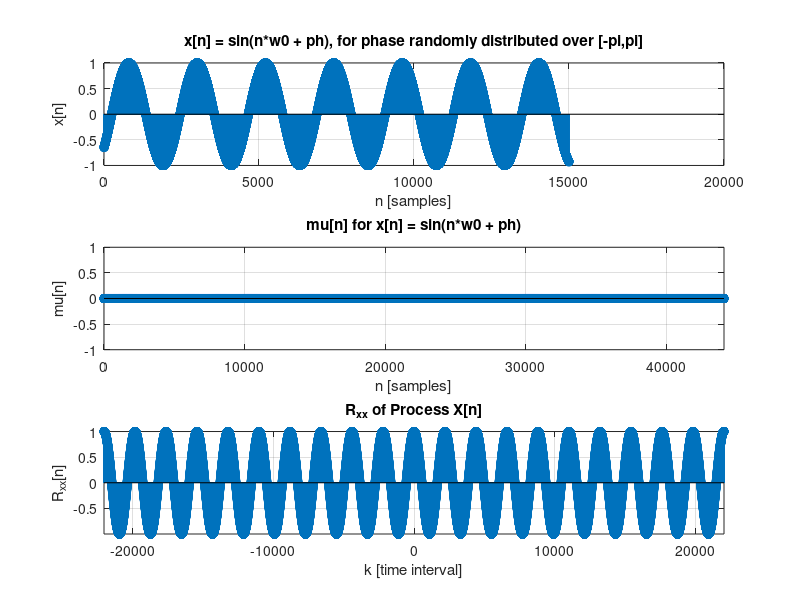

Recreate this plot in MATLAB.
phase = pi*(-1 + 2*rand(1,1)); % uniformly distributed vals in range [-pi, pi]

fs = 44100; T = 1; N = fs*T; Nphase = 10000; t = (0:N-1)*(1/fs); phaseAxis = linspace(-pi,pi,Nphase);
f0 = 20; w0 = 2*pi*f0; n_ = (0:N-1); m_ = (0:2*N-1);
xt =@(n,ph) sin((n/fs).*w0 + ph);
mu_x = [];
for k = (n_ + 1)
    mu_x = [mu_x; mean(xt(k,phaseAxis))]; 
    % (1/(2*pi))*sum(xt(k,phaseAxis))]; <-- why it doesn't work ?
end
subplot(311); stem(n_(1:15000), xt(n_(1:15000),phase)); grid on; title("x[n] = sin(n*w0 + ph), for phase randomly distributed over [-{\pi},{\pi}]");
xlabel("n [samples]"); ylabel("x[n]");
subplot(312);stem(n_,mu_x); axis([0 N-1 -1 1]); grid on; title("{\mu}[n] for x[n] = sin(n*w0 + ph)");
xlabel("n [samples]"); ylabel("{\mu}[n]");

r_xt = (2/N)*xcorr(xt(n_,phase),xt(m_,phase));
subplot(313);stem([-N/2:N/2-1],r_xt(N:2*N-1)); grid on; title("R_x_x of Process X[n]"); xlabel("k [time interval]"); ylabel("R_x_x[n]"); axis tight;